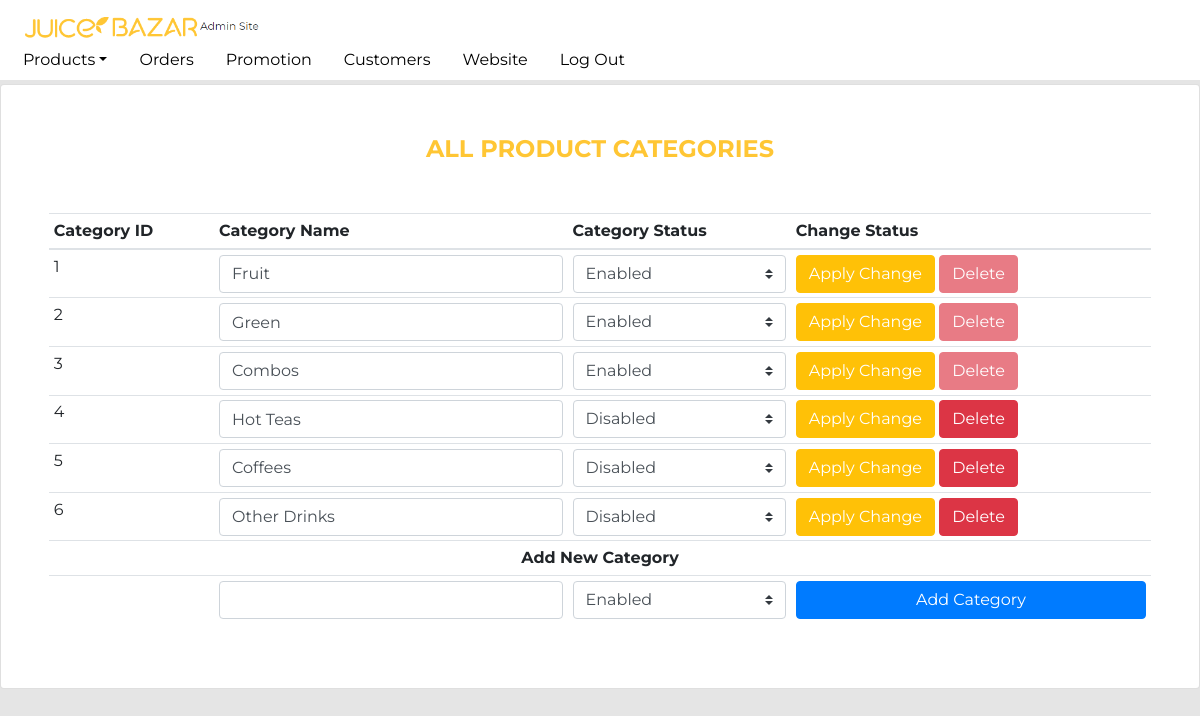
The page /admin/public/admin-types.php (signed in) on the database as committed earlier.
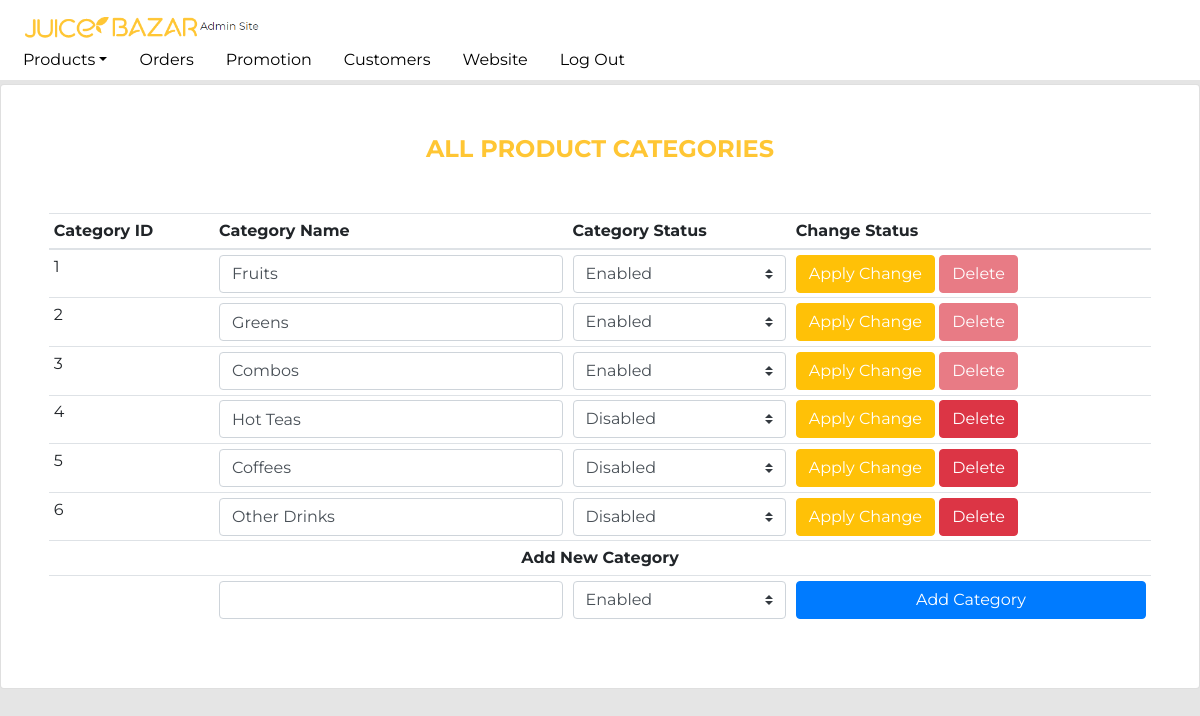
The same page on the database as committed later.
### tables this page shows
CREATE TABLE `type` (
  `TypeId` int(11) NOT NULL,
  `Type` varchar(50) NOT NULL,
  `TypeStatus` tinyint(1) NOT NULL DEFAULT 0
);

### admin/public/admin-types.php (called while the page is built, shortened)
<?php
if (!empty($_SESSION['admin'])) {
    include_once __DIR__ . '/../include/DatabaseConnection.php';
    include_once __DIR__ . '/../include/DatabaseFunctions.php';
    try {
        if (isset($_POST['NewTypeBtn']) || isset($_POST['EditTypeBtn'])) {
            if (isset($_POST['NewTypeBtn'])) {
                $type = [
                    'Type' => $_POST['NewType'],
                    'TypeStatus' => $_POST['NewTypeStatus'],
                ];
                addType($pdo, $type);
                header('location: admin-types.php');
            }
            if (isset($_POST['EditTypeBtn'])) {
                $type = [
                    'Type' => $_POST['Type'],
                    'TypeStatus' => $_POST['TypeStatus'],
                    'TypeId' => $_POST['TypeId'],
                ];
                editType($pdo, $type);
                header('location: admin-types.php');
            }
        } else {
            $types = getTypes($pdo);
            include __DIR__ . '/../templates/admin-types.html.php';
            $output = ob_get_clean();
        }
    } catch (PDOException $e) {
        $title = 'An error has occurred';
        $output = 'Database error: ' . $e->getMessage() . ' in ' .
            $e->getFile() . ':' . $e->getLine();
    }
} else {
    header('location: index.php');
}
include __DIR__ . '/../templates/layout.html.php';

### admin/include/DatabaseFunctions.php (called while the page is built, shortened)
<?php
function query($pdo, $sql, $parameters = [])
{
    $query = $pdo->prepare($sql);
    $query->execute($parameters);
    return $query;
}
function getTypes($pdo)
{
    $sql = 'SELECT * FROM `type`';
    $results = query($pdo, $sql)->fetchAll();
    $type = [];
    foreach ($results as $result) {
        $checkIfUsed = query($pdo, 'SELECT COUNT(p.`TypeId`) AS Existed FROM `product` p JOIN `orderdetail` od ON p.`ProductId` = od.`ProductId` JOIN `orders` o ON o.`OrderId` = od.`OrderId` WHERE p.`TypeId` = ' . $result['TypeId'] . '')->fetchAll();
        $type[] = [
            'TypeId' => $result['TypeId'],
            'Type' => $result['Type'],
            'TypeStatus' => $result['TypeStatus'],
            'Existed' => $checkIfUsed[0]['Existed'],
        ];
    };
    return $type;
}

### admin/templates/admin-types.html.php (the view, shortened to what this page needs)
<div class="page-section card col-12 p-5">
    <div class="section-title">All Product Categories</div>
    <div class="">
        <table class="table-order table table-hover table-sm table-sm-responsive" id='typeTable'>
            <thead>
                <tr>
                    <th scope="col" style="width: 15%" class="filter-exact">Category ID</th>
                    <th scope="col" style="">Category Name</th>
                    <th scope="col" style="" class="filter-select filter-exact" data-placeholder="All Status">Category Status</th>
                    <th scope="col" style="" class="filter-false sorter-false">Change Status</th>
                </tr>
            </thead>
            <tbody>
                <?php foreach ($types as $type) : ?>
                    <form method="POST">
                        <tr>
                            <td><?= $type['TypeId'] ?>
                            </td>
                            <td><input class="form-control" type="text" name="Type" value="<?= $type['Type'] ?>" required>
                            </td>
                            <td>
                                <select class="custom-select" name="TypeStatus" value=<?= $type['TypeStatus'] ?>>
                                    <option value=' 0' <?= ($type['TypeStatus'] == 0) ? 'selected' : '' ?>>Disabled</option>
                                    <option value='1' <?= ($type['TypeStatus'] == 1) ? 'selected' : '' ?>>Enabled</option>
                                </select>
                            </td>
                            <td>
                                <button type="submit" name="EditTypeBtn" class="btn btn-warning text-white">Apply Change</button>
                                <a class="btn btn-danger text-white <?= ($type['Existed'] > 0) ? 'disabled' : ''; ?>" data-toggle="modal" data-target="#deleteModal" data-element-id="<?= $type['TypeId'] ?>" data-element-name="<?= $type['Type'] ?> ">
                                    Delete
                                </a>
                            </td>
                        </tr>
                    </form>
                <?php endforeach; ?>
                <form method="POST">
                    <tr>
                        <td colspan=4 class="text-center font-weight-bold color-warning">Add New Category</td>
                    </tr>
                    <tr>
                        <td></td>
                        <td><input class="form-control" type="text" name="NewType" required></td>
                        <td>
                            <select class="custom-select" name="NewTypeStatus">
                                <option value='1' selected>Enabled</option>
                            </select>
                        </td>
                        <td>
                            <button type="submit" name="NewTypeBtn" class="btn btn-primary btn-block text-white">Add Category</button>
                        </td>
                    </tr>
                </form>
            </tbody>
        </table>
    </div>
</div>

### admin/templates/layout.html.php (shortened to what this page needs)
<!DOCTYPE html>
<html lang="en">
<head>
    <link rel="stylesheet" href="../../assets/css/bootstrap.min.css" />
    <link href="../../assets/css/all.min.css" rel="stylesheet" />
    <link href="../../assets/css/jquery.tablesorter.pager.min.css" rel="stylesheet" />
    <link href="../../assets/css/theme.bootstrap_4.min.css" rel="stylesheet" />
    <link href="../../assets/css/summernote.css" rel="stylesheet" />
    <link href="../../assets/css/style.css" rel="stylesheet" />
</head>
<body>
    <div class="container-fluid">
        <div class="row px-0 pt-3 pb-0 bg-white">
            <div class="col-12">
                <a class="text-center js-logo-clone pl-2" href="index.php">
                    <img src='../../assets/image/admin_banner.png' alt="Banner" style="width: 20vw">
                </a>
            </div>
            <div class="col-12">
                <nav class="nav ">
                    <a class="nav-link dropdown-toggle pl-2" href="#" id="productDropdown" role="button" data-toggle="dropdown" aria-haspopup="true" aria-expanded="false">Products</a>
                    <a href="admin-orders.php" class="nav-link ">Orders</a>
                    <a href="admin-promos.php" class="nav-link ">Promotion</a>
                    <a href="admin-customers.php" class="nav-link ">Customers</a>
                    <a href="admin-customers.php" class="nav-link ">Website</a>
                    <a href="admin-logout.php" class="nav-link ">Log Out</a>
                </nav>
            </div>
        </div>
        <div class="row my-1 justify-content-center">
            <?= $output ?>
        </div>
    </div>
</body>
</html>

### assets/css/style.css (style rules this page uses)
body { font-family: "Montserrat", sans-serif; background-color: #e5e5e5; }
a { color: #ffc634 !important; text-decoration: none; }
.nav-link { color: black !important; }
.section-title { font-weight: bold; font-size: 1.5rem; line-height: 2rem; text-align: center; text-transform: uppercase; color: #ffc634; padding-bottom: 3rem; }

Rows that differ between the two databases and show on the page:
changed type id 1: Type "Fruit" → "Fruits"
changed type id 2: Type "Green" → "Greens"
